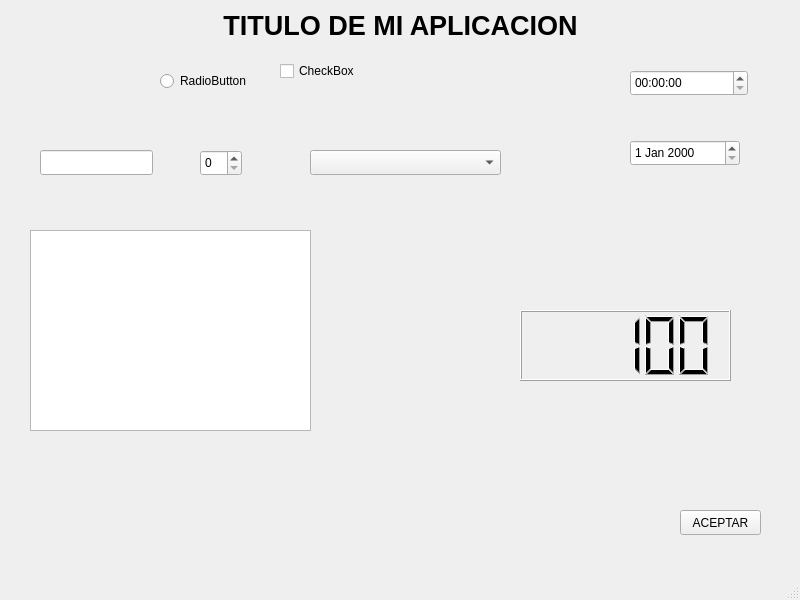
<?xml version="1.0" encoding="UTF-8"?>
<ui version="4.0">
 <class>MainWindow</class>
 <widget class="QMainWindow" name="MainWindow">
  <property name="geometry">
   <rect>
    <x>0</x>
    <y>0</y>
    <width>800</width>
    <height>600</height>
   </rect>
  </property>
  <property name="windowTitle">
   <string>MainWindow</string>
  </property>
  <widget class="QWidget" name="centralwidget">
   <widget class="QPushButton" name="pushButton">
    <property name="geometry">
     <rect>
      <x>680</x>
      <y>510</y>
      <width>81</width>
      <height>25</height>
     </rect>
    </property>
    <property name="text">
     <string>ACEPTAR</string>
    </property>
   </widget>
   <widget class="QRadioButton" name="radioButton">
    <property name="geometry">
     <rect>
      <x>160</x>
      <y>70</y>
      <width>95</width>
      <height>22</height>
     </rect>
    </property>
    <property name="text">
     <string>RadioButton</string>
    </property>
   </widget>
   <widget class="QCheckBox" name="checkBox">
    <property name="geometry">
     <rect>
      <x>280</x>
      <y>60</y>
      <width>81</width>
      <height>22</height>
     </rect>
    </property>
    <property name="text">
     <string>CheckBox</string>
    </property>
   </widget>
   <widget class="QLineEdit" name="lineEdit">
    <property name="geometry">
     <rect>
      <x>40</x>
      <y>150</y>
      <width>113</width>
      <height>25</height>
     </rect>
    </property>
   </widget>
   <widget class="QTextEdit" name="textEdit">
    <property name="geometry">
     <rect>
      <x>30</x>
      <y>230</y>
      <width>281</width>
      <height>201</height>
     </rect>
    </property>
   </widget>
   <widget class="QSpinBox" name="spinBox">
    <property name="geometry">
     <rect>
      <x>200</x>
      <y>150</y>
      <width>42</width>
      <height>26</height>
     </rect>
    </property>
   </widget>
   <widget class="QTimeEdit" name="timeEdit">
    <property name="geometry">
     <rect>
      <x>630</x>
      <y>70</y>
      <width>118</width>
      <height>26</height>
     </rect>
    </property>
   </widget>
   <widget class="QDateEdit" name="dateEdit">
    <property name="geometry">
     <rect>
      <x>630</x>
      <y>140</y>
      <width>110</width>
      <height>26</height>
     </rect>
    </property>
   </widget>
   <widget class="QLabel" name="label">
    <property name="geometry">
     <rect>
      <x>10</x>
      <y>0</y>
      <width>781</width>
      <height>51</height>
     </rect>
    </property>
    <property name="font">
     <font>
      <pointsize>20</pointsize>
      <bold>true</bold>
     </font>
    </property>
    <property name="text">
     <string>TITULO DE MI APLICACION</string>
    </property>
    <property name="alignment">
     <set>Qt::AlignmentFlag::AlignCenter</set>
    </property>
   </widget>
   <widget class="QLCDNumber" name="lcdNumber">
    <property name="geometry">
     <rect>
      <x>520</x>
      <y>310</y>
      <width>211</width>
      <height>71</height>
     </rect>
    </property>
    <property name="intValue" stdset="0">
     <number>100</number>
    </property>
   </widget>
   <widget class="QComboBox" name="comboBox">
    <property name="geometry">
     <rect>
      <x>310</x>
      <y>150</y>
      <width>191</width>
      <height>25</height>
     </rect>
    </property>
    <property name="placeholderText">
     <string>VARIABLES</string>
    </property>
   </widget>
  </widget>
  <widget class="QMenuBar" name="menubar">
   <property name="geometry">
    <rect>
     <x>0</x>
     <y>0</y>
     <width>800</width>
     <height>22</height>
    </rect>
   </property>
  </widget>
  <widget class="QStatusBar" name="statusbar"/>
 </widget>
 <resources/>
 <connections/>
</ui>
